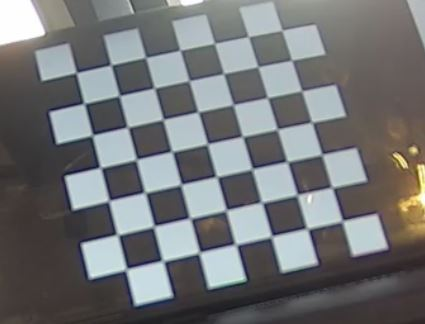
#> input picture thing.JPG, 425 x 324 px, given in place of thing.bmp, which was not available
$ python get_camera_matrix.py
#> lines starting #> are read from the running program, lines starting #| are printed output that depends on the picture; pictures that were not available may be replaced by others from this repository, and a replacement may not be noted
# -*- coding: utf-8 -*-
"""
Get Camera models
@author: Edwin
"""
import numpy as np
import cv2
import glob

# termination criteria
criteria = (cv2.TERM_CRITERIA_EPS + cv2.TERM_CRITERIA_MAX_ITER, 30, 0.001)

# prepare object points, like (0,0,0), (1,0,0), (2,0,0) ....,(6,5,0)
objp = np.zeros((6*7,3), np.float32)
objp[:,:2] = np.mgrid[0:7,0:6].T.reshape(-1,2)

# Arrays to store object points and image points from all the images.
objpoints = [] # 3d point in real world space
imgpoints = [] # 2d points in image plane.


img = cv2.imread("thing.bmp")
#> img is the input picture: shape (324, 425, 3); mean B, G, R 118.2, 116.5, 114.8
gray = cv2.cvtColor(img,cv2.COLOR_BGR2GRAY)
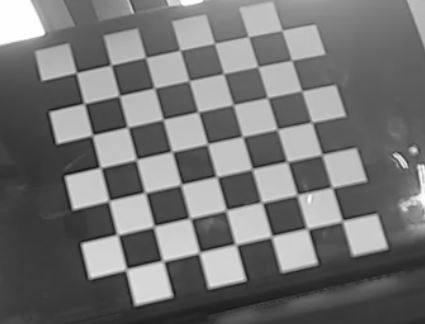
#> gray: shape (324, 425); min 21, max 255, mean 116.2

# Find the chess board corners
ret, corners = cv2.findChessboardCorners(gray, (7,6),None)
#> ret = False; corners = None

# If found, add object points, image points (after refining them)
if ret == True:
    objpoints.append(objp)

    corners2 = cv2.cornerSubPix(gray,corners,(11,11),(-1,-1),criteria)
    imgpoints.append(corners2)

    # Draw and display the corners
    img = cv2.drawChessboardCorners(img, (7,6), corners2,ret)
    cv2.imshow('img',img)
    cv2.waitKey(500)

cv2.destroyAllWindows()

# ret, mtx, dist, rvecs, tvecs = cv2.calibrateCamera(objpoints, imgpoints, gray.shape[::-1],None,None)
#

$ run again, with f0.bmp saved as thing.JPG
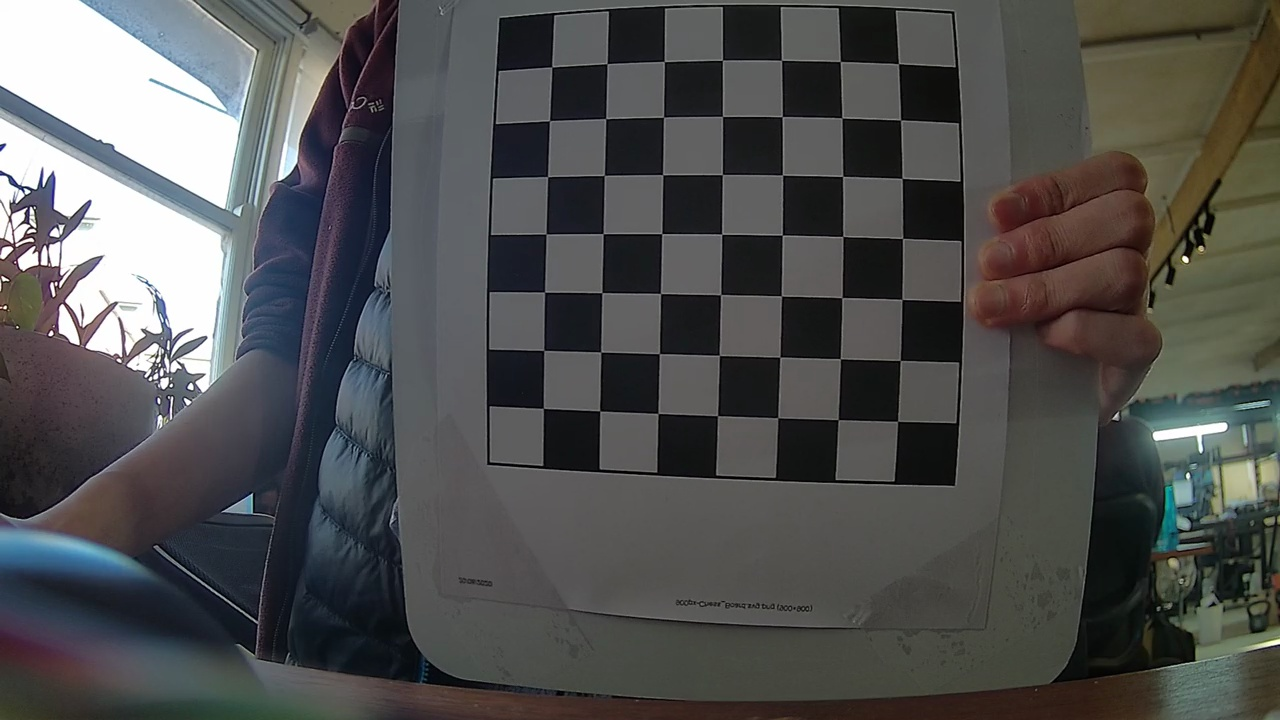
#> input picture f0.bmp, 1280 x 720 px, given in place of thing.bmp, which was not available
#> img is the input picture: shape (720, 1280, 3); mean B, G, R 80.6, 81.3, 80.8
#> `gray = cv2.cvtColor(img,cv2.COLOR_BGR2GRAY)`:
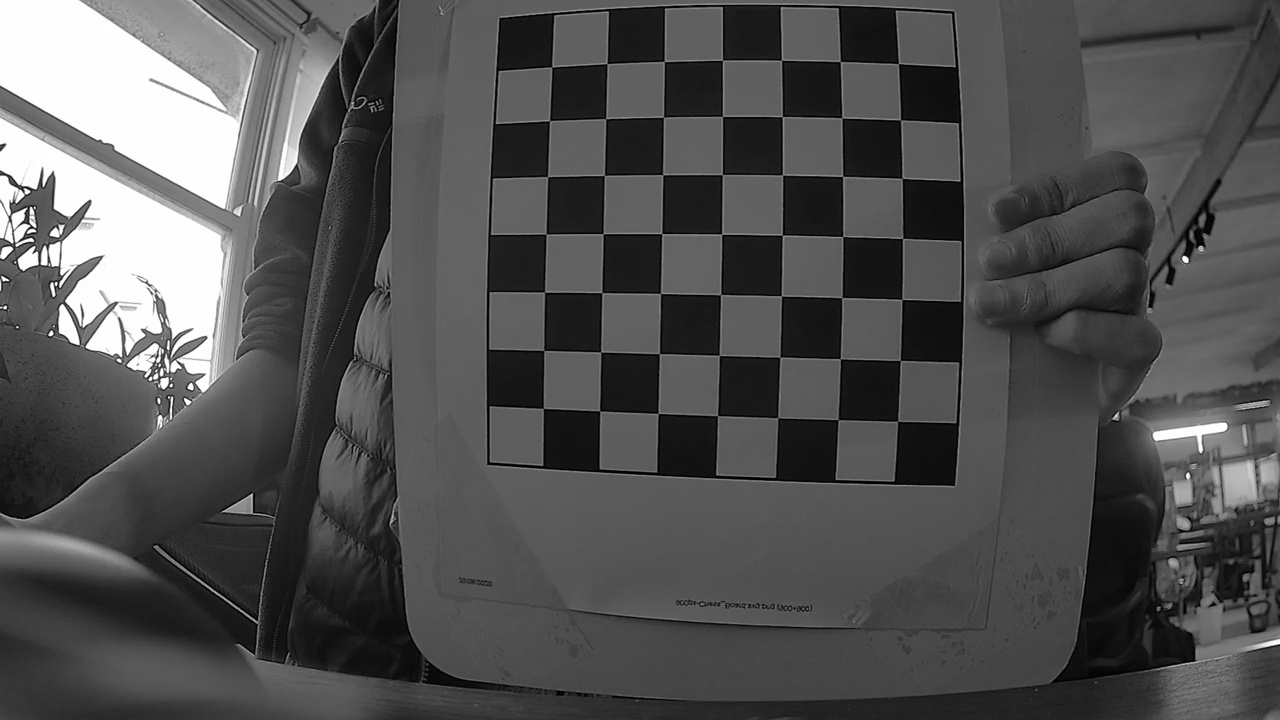
#> gray: shape (720, 1280); min 0, max 255, mean 81.1
#> ret = False; corners = None

$ run again, with f10.bmp saved as thing.JPG
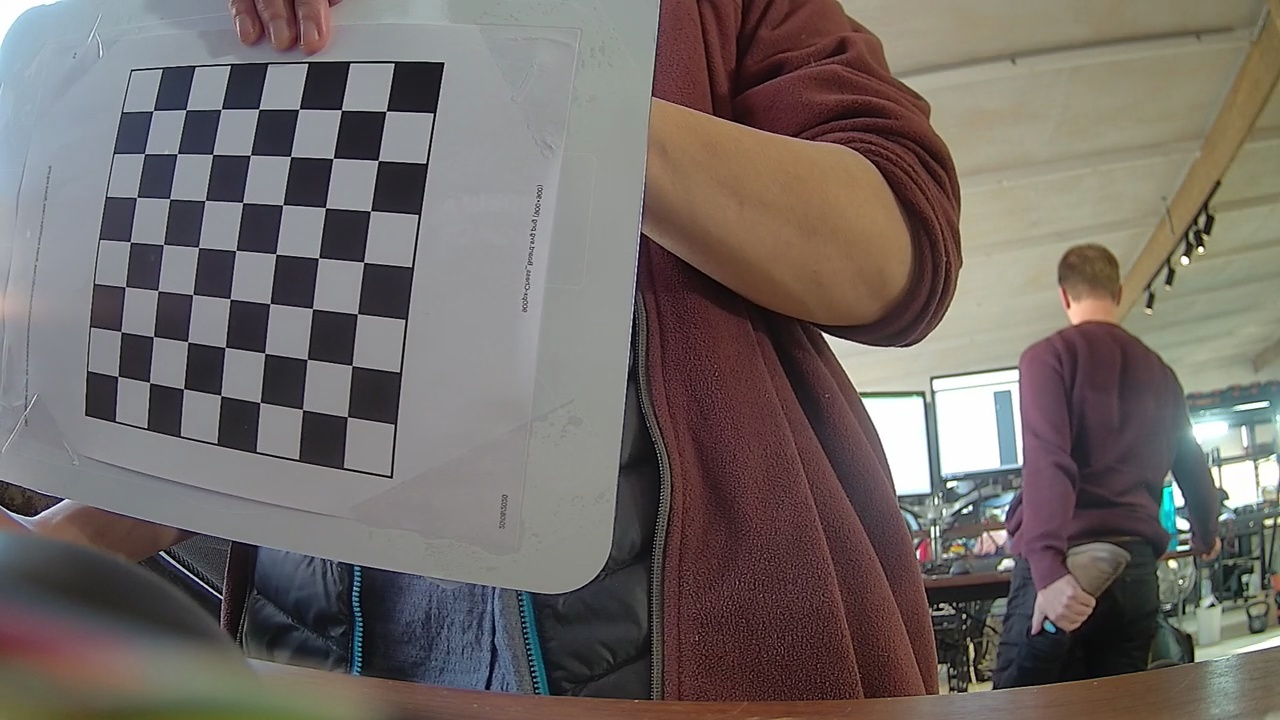
#> input picture f10.bmp, 1280 x 720 px, given in place of thing.bmp, which was not available
#> img is the input picture: shape (720, 1280, 3); mean B, G, R 102.7, 106.1, 113.8
#> `gray = cv2.cvtColor(img,cv2.COLOR_BGR2GRAY)`:
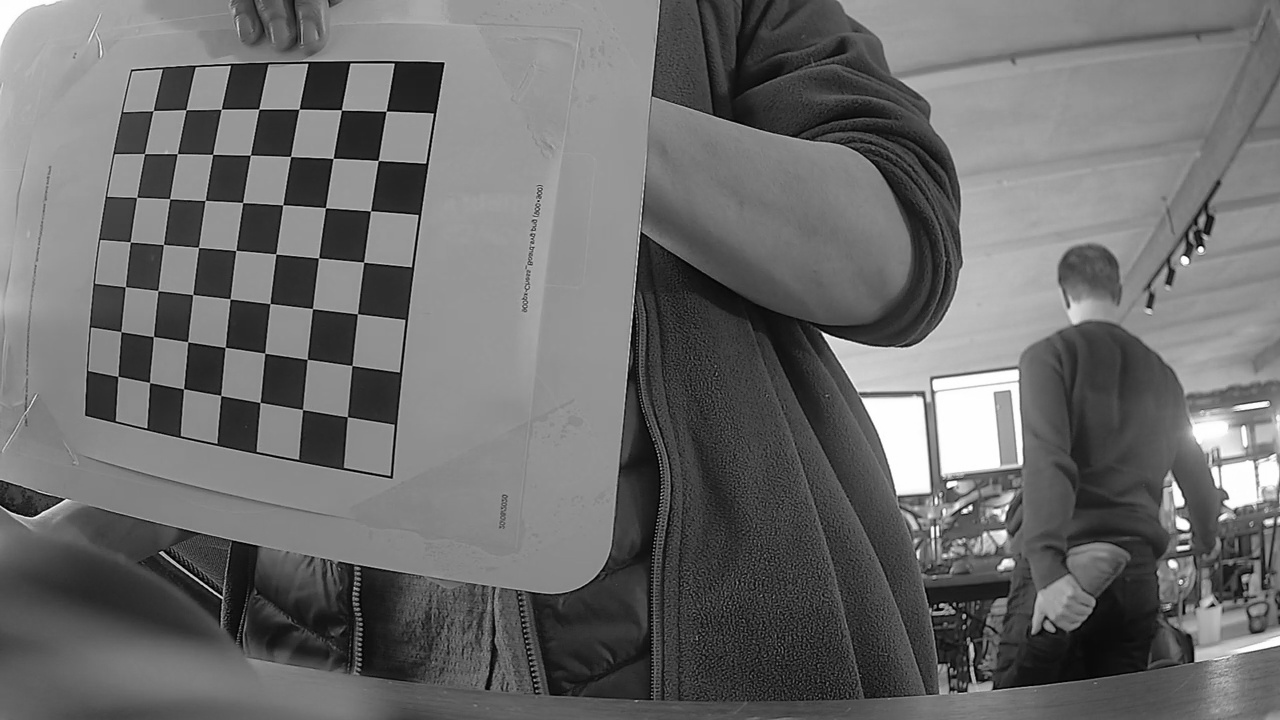
#> gray: shape (720, 1280); min 0, max 255, mean 108
#> ret = False; corners = None
